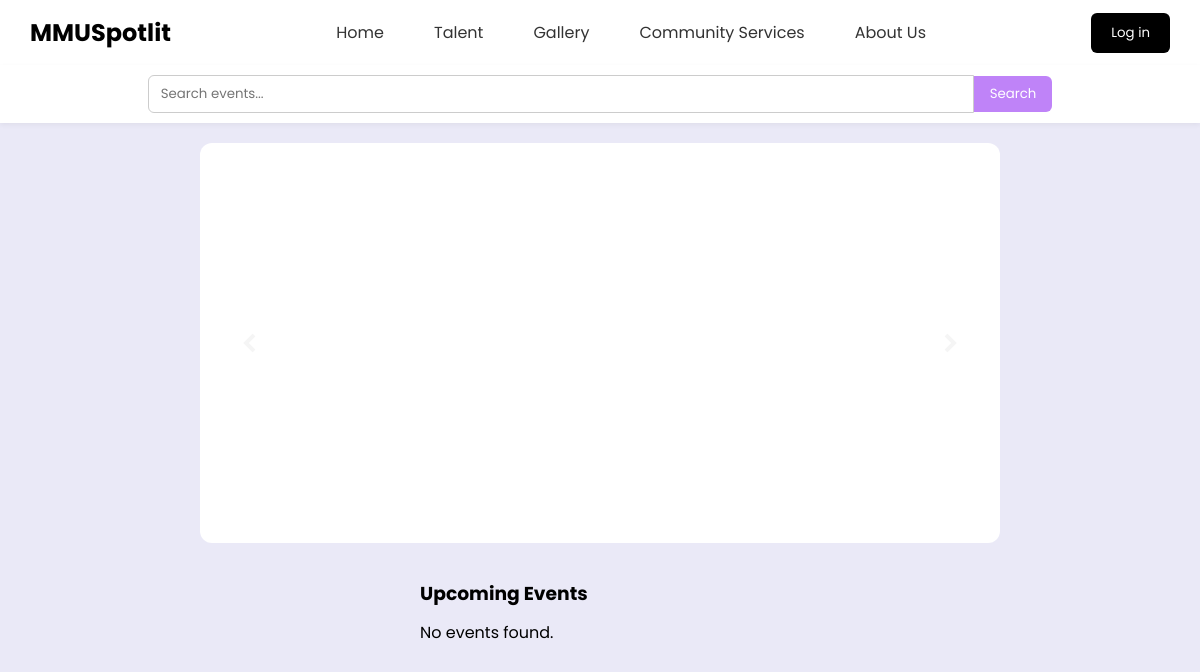
Before: /php/dashboard.php with the older database file.
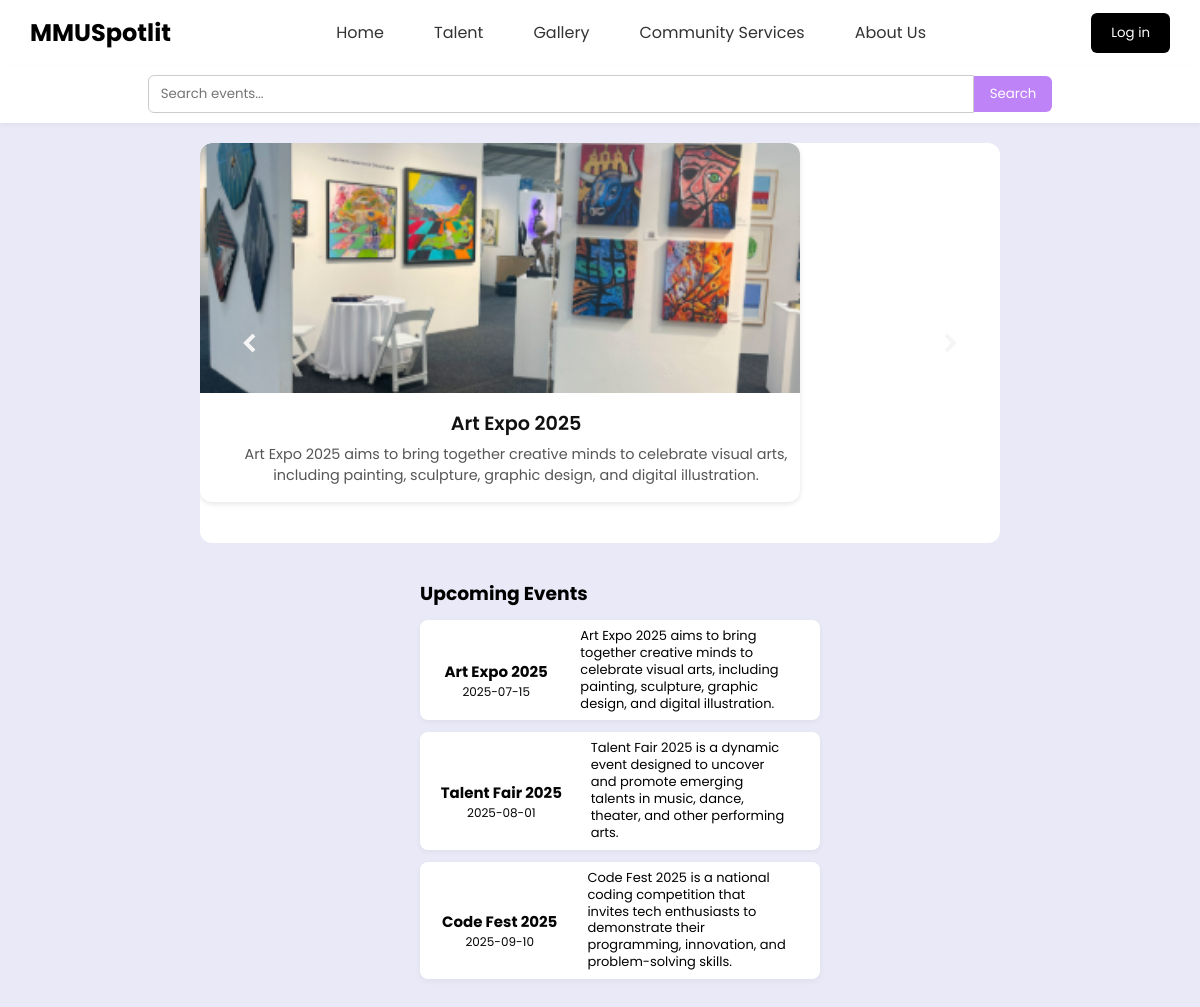
After: the same page with the newer database file.
### tables this page shows
CREATE TABLE `event` (
  `eventID` int(11) NOT NULL,
  `adminID` int(11) NOT NULL,
  `event_title` varchar(200) DEFAULT NULL,
  `event_desc` varchar(500) DEFAULT NULL,
  `event_date` date DEFAULT NULL,
  `event_pic` varchar(255) DEFAULT NULL
);

### php/dashboard.php (the view, shortened to what this page needs)
<?php
include 'db_conn.php';
$loggedIn = isset($_SESSION['userID']);
$profileLink = '../php/talentProfile.php';
$search = $_GET['search'] ?? '';
$result = null;
if (!empty($search)) {
    $stmt = $conn->prepare("SELECT * FROM event WHERE event_title LIKE CONCAT('%', ?, '%') OR event_desc LIKE CONCAT('%', ?, '%') ORDER BY event_date ASC");
    $stmt->bind_param("ss", $search, $search);
    $stmt->execute();
    $result = $stmt->get_result();
} else {
    $sql = "SELECT * FROM event ORDER BY event_date ASC";
    $result = $conn->query($sql);
}
?>
<!DOCTYPE html>
<html>
<head>
    <link rel="stylesheet" href="../css/dashboard.css" />
    <link href='https://unpkg.com/boxicons@2.1.4/css/boxicons.min.css' rel='stylesheet'>
</head>
<body>
    <nav>
        <div class="navheader">
            <div class="navlogo">
                <a href="#">MMU<span>Spotlit</span></a>
            </div>
            <ul class="navlinks" id="nav-links">
                <li><a href="../php/dashboard.php">Home</a></li>
                <li><a href="../php/talent.php">Talent</a></li>
                <li><a href="../php/gallery.php">Gallery</a></li>
                <li><a href="../php/community.php">Community Services</a></li>
                <li class="dropdown">
                    <a href="../php/about.php">About Us</a>
                </li>
            </ul>
            <?php if ($loggedIn): ?>
        <ul class="navlinks">
          <li class="dropdown">
            <a href="#" class="dropbtn">Menu ▼</a>
            <ul class="dropdown-menu">
            <li><a href="<?= $profileLink ?>">My Profile</a></li>
        <?php if (isset($_SESSION['role']) && $_SESSION['role'] !== 'customer'): ?>
          <li><a href="../php/media.php">Media</a></li>
        <?php endif; ?>
              <li><a href="../php/logout.php">Log Out</a></li>
            </ul>
          </li>
        </ul>
      <?php else: ?>
        <a href="../src/register.php"><button type="button" class="loginbtn">Log in</button></a>
      <?php endif; ?>
        </div>
           <form class="search-bar" method="GET" action="dashboard.php">
                <input type="text" name="search" placeholder="Search events..." value="<?= htmlspecialchars($_GET['search'] ?? '') ?>">
                <button type="submit">Search</button>
            </form>
                <div class="content">
                    <div class="slider">
                        <div class="slides">
                    <?php
                    mysqli_data_seek($result, 0);
                    while ($row = $result->fetch_assoc()) {
                    echo '
                    <div class="slide-box">
                        <img class="slide-image-top" src="' . htmlspecialchars($row['event_pic']) . '" alt="' . htmlspecialchars($row['event_title']) . '"/>
                        <div class="slide-caption-under">
                            <h3>' . htmlspecialchars($row["event_title"]) . '</h3>
                            <p>' . htmlspecialchars(limitSentences($row["event_desc"], 1)) . '</p>
                        </div>
                    </div>';
                    }
                    mysqli_data_seek($result, 0);
                    ?>
                </div>
                <button class="prev" onclick="prevSlide()">
                    <i class='bx bxs-chevron-left'></i>
                </button>
                <button class="next" onclick="nextSlide()">
                    <i class='bx bxs-chevron-right'></i>
                </button>
        </div>
            <div class="event-container">
                <h3>Upcoming Events</h3>
                <?php
                function limitSentences($text, $limit = 1) {
                    $sentences = preg_split('/(?<=[.?!])\s+/', $text, -1, PREG_SPLIT_NO_EMPTY);
                    return implode(' ', array_slice($sentences, 0, $limit));
                }
                    if ($result->num_rows > 0) {
                        while($row = $result->fetch_assoc()) {
                            echo '
                            <div class="event">
                                <div class="event-left">
                                    <div class="event-info">
                                        <div class="event-name"><b>' . htmlspecialchars($row["event_title"]) . '</b></div>
                                        <div class="date-posted">' . htmlspecialchars($row["event_date"]) . '</div>
                                    </div>
                                </div>
                                <div class="event-right">
                                    <div class="event-description">
                                        ' . htmlspecialchars(limitSentences($row["event_desc"], 1)) . '
                                    </div>
                                </div>
                            </div>';
                        }
                    } else {
                        echo '<p>No events found.</p>';
                    }
                    ?>
                </div>
        </div>
    </nav>
</body>
</html>

Changed rows visible on the page:
added event: event_pic (picture), event_title "Art Expo 2025", event_desc "Art Expo 2025 aims to bring together creative minds to celebrate visual arts, including painting, sculpture, graphic design, and digital illustration.", event_date "2025-07-15"
added event: event_title "Talent Fair 2025", event_date "2025-08-01", event_desc "Talent Fair 2025 is a dynamic event designed to uncover and promote emerging talents in music, dance, theater, and other performing arts.", shown under "Upcoming Events"
added event: event_title "Code Fest 2025", event_date "2025-09-10", event_desc "Code Fest 2025 is a national coding competition that invites tech enthusiasts to demonstrate their programming, innovation, and problem-solving skills.", shown under "Upcoming Events"
Other visible differences:
text no longer shown: "No events found."
